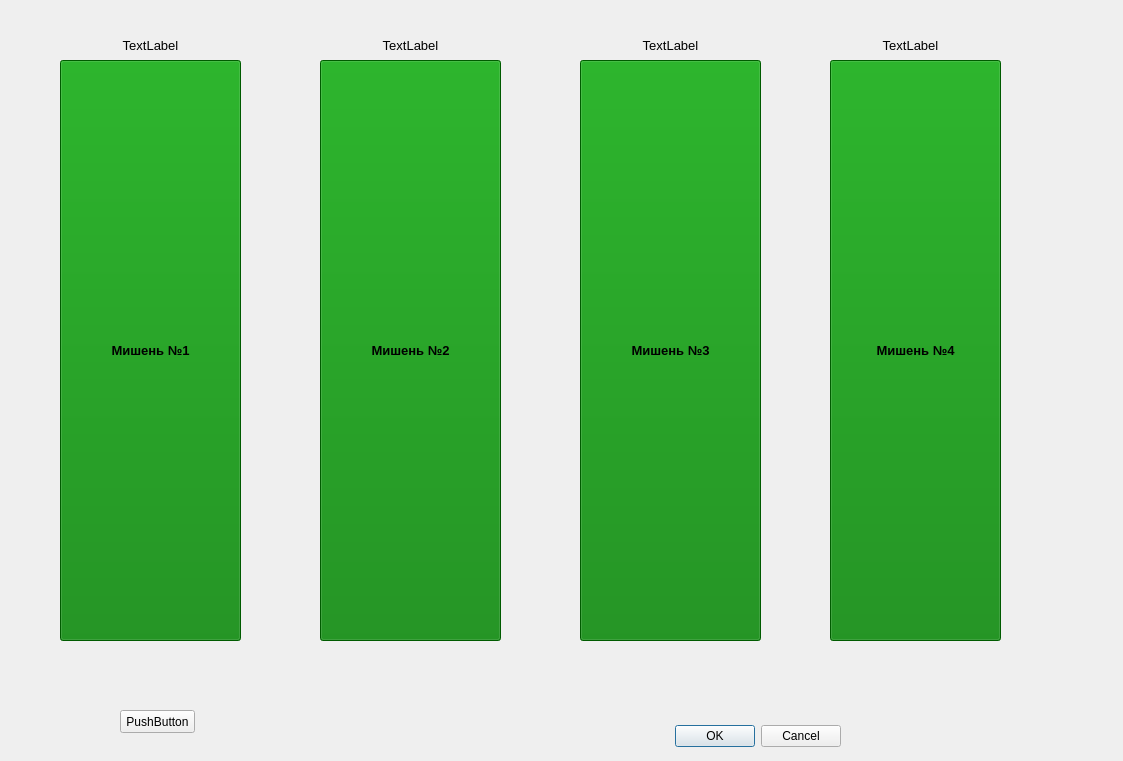
<?xml version="1.0" encoding="UTF-8"?>
<ui version="4.0">
 <class>TargetWindow</class>
 <widget class="QDialog" name="TargetWindow">
  <property name="geometry">
   <rect>
    <x>0</x>
    <y>0</y>
    <width>1123</width>
    <height>761</height>
   </rect>
  </property>
  <property name="windowTitle">
   <string>Состояние мишеней</string>
  </property>
  <widget class="QDialogButtonBox" name="buttonBox">
   <property name="geometry">
    <rect>
     <x>500</x>
     <y>720</y>
     <width>341</width>
     <height>32</height>
    </rect>
   </property>
   <property name="orientation">
    <enum>Qt::Horizontal</enum>
   </property>
   <property name="standardButtons">
    <set>QDialogButtonBox::Cancel|QDialogButtonBox::Ok</set>
   </property>
  </widget>
  <widget class="QPushButton" name="pushButton1">
   <property name="geometry">
    <rect>
     <x>60</x>
     <y>60</y>
     <width>181</width>
     <height>581</height>
    </rect>
   </property>
   <property name="palette">
    <palette>
     <active>
      <colorrole role="WindowText">
       <brush brushstyle="SolidPattern">
        <color alpha="255">
         <red>0</red>
         <green>85</green>
         <blue>255</blue>
        </color>
       </brush>
      </colorrole>
      <colorrole role="Button">
       <brush brushstyle="SolidPattern">
        <color alpha="255">
         <red>0</red>
         <green>128</green>
         <blue>0</blue>
        </color>
       </brush>
      </colorrole>
      <colorrole role="Light">
       <brush brushstyle="SolidPattern">
        <color alpha="255">
         <red>0</red>
         <green>255</green>
         <blue>0</blue>
        </color>
       </brush>
      </colorrole>
      <colorrole role="Midlight">
       <brush brushstyle="SolidPattern">
        <color alpha="255">
         <red>0</red>
         <green>212</green>
         <blue>0</blue>
        </color>
       </brush>
      </colorrole>
      <colorrole role="Dark">
       <brush brushstyle="SolidPattern">
        <color alpha="255">
         <red>0</red>
         <green>85</green>
         <blue>0</blue>
        </color>
       </brush>
      </colorrole>
      <colorrole role="Mid">
       <brush brushstyle="SolidPattern">
        <color alpha="255">
         <red>0</red>
         <green>113</green>
         <blue>0</blue>
        </color>
       </brush>
      </colorrole>
      <colorrole role="Text">
       <brush brushstyle="SolidPattern">
        <color alpha="255">
         <red>0</red>
         <green>0</green>
         <blue>0</blue>
        </color>
       </brush>
      </colorrole>
      <colorrole role="BrightText">
       <brush brushstyle="SolidPattern">
        <color alpha="255">
         <red>255</red>
         <green>255</green>
         <blue>255</blue>
        </color>
       </brush>
      </colorrole>
      <colorrole role="ButtonText">
       <brush brushstyle="SolidPattern">
        <color alpha="255">
         <red>0</red>
         <green>0</green>
         <blue>0</blue>
        </color>
       </brush>
      </colorrole>
      <colorrole role="Base">
       <brush brushstyle="SolidPattern">
        <color alpha="255">
         <red>0</red>
         <green>128</green>
         <blue>0</blue>
        </color>
       </brush>
      </colorrole>
      <colorrole role="Window">
       <brush brushstyle="SolidPattern">
        <color alpha="255">
         <red>0</red>
         <green>128</green>
         <blue>0</blue>
        </color>
       </brush>
      </colorrole>
      <colorrole role="Shadow">
       <brush brushstyle="SolidPattern">
        <color alpha="255">
         <red>0</red>
         <green>0</green>
         <blue>0</blue>
        </color>
       </brush>
      </colorrole>
      <colorrole role="AlternateBase">
       <brush brushstyle="SolidPattern">
        <color alpha="255">
         <red>127</red>
         <green>212</green>
         <blue>127</blue>
        </color>
       </brush>
      </colorrole>
      <colorrole role="ToolTipBase">
       <brush brushstyle="SolidPattern">
        <color alpha="255">
         <red>255</red>
         <green>255</green>
         <blue>220</blue>
        </color>
       </brush>
      </colorrole>
      <colorrole role="ToolTipText">
       <brush brushstyle="SolidPattern">
        <color alpha="255">
         <red>0</red>
         <green>0</green>
         <blue>0</blue>
        </color>
       </brush>
      </colorrole>
     </active>
     <inactive>
      <colorrole role="WindowText">
       <brush brushstyle="SolidPattern">
        <color alpha="255">
         <red>0</red>
         <green>85</green>
         <blue>255</blue>
        </color>
       </brush>
      </colorrole>
      <colorrole role="Button">
       <brush brushstyle="SolidPattern">
        <color alpha="255">
         <red>0</red>
         <green>128</green>
         <blue>0</blue>
        </color>
       </brush>
      </colorrole>
      <colorrole role="Light">
       <brush brushstyle="SolidPattern">
        <color alpha="255">
         <red>0</red>
         <green>255</green>
         <blue>0</blue>
        </color>
       </brush>
      </colorrole>
      <colorrole role="Midlight">
       <brush brushstyle="SolidPattern">
        <color alpha="255">
         <red>0</red>
         <green>212</green>
         <blue>0</blue>
        </color>
       </brush>
      </colorrole>
      <colorrole role="Dark">
       <brush brushstyle="SolidPattern">
        <color alpha="255">
         <red>0</red>
         <green>85</green>
         <blue>0</blue>
        </color>
       </brush>
      </colorrole>
      <colorrole role="Mid">
       <brush brushstyle="SolidPattern">
        <color alpha="255">
         <red>0</red>
         <green>113</green>
         <blue>0</blue>
        </color>
       </brush>
      </colorrole>
      <colorrole role="Text">
       <brush brushstyle="SolidPattern">
        <color alpha="255">
         <red>0</red>
         <green>0</green>
         <blue>0</blue>
        </color>
       </brush>
      </colorrole>
      <colorrole role="BrightText">
       <brush brushstyle="SolidPattern">
        <color alpha="255">
         <red>255</red>
         <green>255</green>
         <blue>255</blue>
        </color>
       </brush>
      </colorrole>
      <colorrole role="ButtonText">
       <brush brushstyle="SolidPattern">
        <color alpha="255">
         <red>0</red>
         <green>0</green>
         <blue>0</blue>
        </color>
       </brush>
      </colorrole>
      <colorrole role="Base">
       <brush brushstyle="SolidPattern">
        <color alpha="255">
         <red>0</red>
         <green>128</green>
         <blue>0</blue>
        </color>
       </brush>
      </colorrole>
      <colorrole role="Window">
       <brush brushstyle="SolidPattern">
        <color alpha="255">
         <red>0</red>
         <green>128</green>
         <blue>0</blue>
        </color>
       </brush>
      </colorrole>
      <colorrole role="Shadow">
       <brush brushstyle="SolidPattern">
        <color alpha="255">
         <red>0</red>
         <green>0</green>
         <blue>0</blue>
        </color>
       </brush>
      </colorrole>
      <colorrole role="AlternateBase">
       <brush brushstyle="SolidPattern">
        <color alpha="255">
         <red>127</red>
         <green>212</green>
         <blue>127</blue>
        </color>
       </brush>
      </colorrole>
      <colorrole role="ToolTipBase">
       <brush brushstyle="SolidPattern">
        <color alpha="255">
         <red>255</red>
         <green>255</green>
         <blue>220</blue>
        </color>
       </brush>
      </colorrole>
      <colorrole role="ToolTipText">
       <brush brushstyle="SolidPattern">
        <color alpha="255">
         <red>0</red>
         <green>0</green>
         <blue>0</blue>
        </color>
       </brush>
      </colorrole>
     </inactive>
     <disabled>
      <colorrole role="WindowText">
       <brush brushstyle="SolidPattern">
        <color alpha="255">
         <red>0</red>
         <green>85</green>
         <blue>0</blue>
        </color>
       </brush>
      </colorrole>
      <colorrole role="Button">
       <brush brushstyle="SolidPattern">
        <color alpha="255">
         <red>0</red>
         <green>128</green>
         <blue>0</blue>
        </color>
       </brush>
      </colorrole>
      <colorrole role="Light">
       <brush brushstyle="SolidPattern">
        <color alpha="255">
         <red>0</red>
         <green>255</green>
         <blue>0</blue>
        </color>
       </brush>
      </colorrole>
      <colorrole role="Midlight">
       <brush brushstyle="SolidPattern">
        <color alpha="255">
         <red>0</red>
         <green>212</green>
         <blue>0</blue>
        </color>
       </brush>
      </colorrole>
      <colorrole role="Dark">
       <brush brushstyle="SolidPattern">
        <color alpha="255">
         <red>0</red>
         <green>85</green>
         <blue>0</blue>
        </color>
       </brush>
      </colorrole>
      <colorrole role="Mid">
       <brush brushstyle="SolidPattern">
        <color alpha="255">
         <red>0</red>
         <green>113</green>
         <blue>0</blue>
        </color>
       </brush>
      </colorrole>
      <colorrole role="Text">
       <brush brushstyle="SolidPattern">
        <color alpha="255">
         <red>0</red>
         <green>85</green>
         <blue>0</blue>
        </color>
       </brush>
      </colorrole>
      <colorrole role="BrightText">
       <brush brushstyle="SolidPattern">
        <color alpha="255">
         <red>255</red>
         <green>255</green>
         <blue>255</blue>
        </color>
       </brush>
      </colorrole>
      <colorrole role="ButtonText">
       <brush brushstyle="SolidPattern">
        <color alpha="255">
         <red>0</red>
         <green>85</green>
         <blue>0</blue>
        </color>
       </brush>
      </colorrole>
      <colorrole role="Base">
       <brush brushstyle="SolidPattern">
        <color alpha="255">
         <red>0</red>
         <green>128</green>
         <blue>0</blue>
        </color>
       </brush>
      </colorrole>
      <colorrole role="Window">
       <brush brushstyle="SolidPattern">
        <color alpha="255">
         <red>0</red>
         <green>128</green>
         <blue>0</blue>
        </color>
       </brush>
      </colorrole>
      <colorrole role="Shadow">
       <brush brushstyle="SolidPattern">
        <color alpha="255">
         <red>0</red>
         <green>0</green>
         <blue>0</blue>
        </color>
       </brush>
      </colorrole>
      <colorrole role="AlternateBase">
       <brush brushstyle="SolidPattern">
        <color alpha="255">
         <red>0</red>
         <green>170</green>
         <blue>0</blue>
        </color>
       </brush>
      </colorrole>
      <colorrole role="ToolTipBase">
       <brush brushstyle="SolidPattern">
        <color alpha="255">
         <red>255</red>
         <green>255</green>
         <blue>220</blue>
        </color>
       </brush>
      </colorrole>
      <colorrole role="ToolTipText">
       <brush brushstyle="SolidPattern">
        <color alpha="255">
         <red>0</red>
         <green>0</green>
         <blue>0</blue>
        </color>
       </brush>
      </colorrole>
     </disabled>
    </palette>
   </property>
   <property name="font">
    <font>
     <pointsize>10</pointsize>
     <weight>75</weight>
     <bold>true</bold>
    </font>
   </property>
   <property name="styleSheet">
    <string notr="true">background-color: green;</string>
   </property>
   <property name="text">
    <string>Мишень №1</string>
   </property>
  </widget>
  <widget class="QPushButton" name="pushButton2">
   <property name="geometry">
    <rect>
     <x>320</x>
     <y>60</y>
     <width>181</width>
     <height>581</height>
    </rect>
   </property>
   <property name="font">
    <font>
     <pointsize>10</pointsize>
     <weight>75</weight>
     <bold>true</bold>
    </font>
   </property>
   <property name="styleSheet">
    <string notr="true">background-color: green;</string>
   </property>
   <property name="text">
    <string>Мишень №2</string>
   </property>
  </widget>
  <widget class="QPushButton" name="pushButton3">
   <property name="geometry">
    <rect>
     <x>580</x>
     <y>60</y>
     <width>181</width>
     <height>581</height>
    </rect>
   </property>
   <property name="font">
    <font>
     <pointsize>10</pointsize>
     <weight>75</weight>
     <bold>true</bold>
    </font>
   </property>
   <property name="styleSheet">
    <string notr="true">background-color: green;</string>
   </property>
   <property name="text">
    <string>Мишень №3</string>
   </property>
  </widget>
  <widget class="QPushButton" name="pushButton4">
   <property name="geometry">
    <rect>
     <x>830</x>
     <y>60</y>
     <width>171</width>
     <height>581</height>
    </rect>
   </property>
   <property name="font">
    <font>
     <pointsize>10</pointsize>
     <weight>75</weight>
     <bold>true</bold>
    </font>
   </property>
   <property name="styleSheet">
    <string notr="true">background-color: green;</string>
   </property>
   <property name="text">
    <string>Мишень №4</string>
   </property>
  </widget>
  <widget class="QPushButton" name="pushButtonAct">
   <property name="geometry">
    <rect>
     <x>120</x>
     <y>710</y>
     <width>75</width>
     <height>23</height>
    </rect>
   </property>
   <property name="text">
    <string>PushButton</string>
   </property>
  </widget>
  <widget class="QLabel" name="label1">
   <property name="geometry">
    <rect>
     <x>60</x>
     <y>30</y>
     <width>181</width>
     <height>31</height>
    </rect>
   </property>
   <property name="font">
    <font>
     <pointsize>10</pointsize>
    </font>
   </property>
   <property name="text">
    <string>TextLabel</string>
   </property>
   <property name="alignment">
    <set>Qt::AlignCenter</set>
   </property>
  </widget>
  <widget class="QLabel" name="label2">
   <property name="geometry">
    <rect>
     <x>320</x>
     <y>30</y>
     <width>181</width>
     <height>31</height>
    </rect>
   </property>
   <property name="font">
    <font>
     <pointsize>10</pointsize>
    </font>
   </property>
   <property name="text">
    <string>TextLabel</string>
   </property>
   <property name="alignment">
    <set>Qt::AlignCenter</set>
   </property>
  </widget>
  <widget class="QLabel" name="label3">
   <property name="geometry">
    <rect>
     <x>580</x>
     <y>30</y>
     <width>181</width>
     <height>31</height>
    </rect>
   </property>
   <property name="font">
    <font>
     <pointsize>10</pointsize>
    </font>
   </property>
   <property name="text">
    <string>TextLabel</string>
   </property>
   <property name="alignment">
    <set>Qt::AlignCenter</set>
   </property>
  </widget>
  <widget class="QLabel" name="label4">
   <property name="geometry">
    <rect>
     <x>830</x>
     <y>30</y>
     <width>161</width>
     <height>31</height>
    </rect>
   </property>
   <property name="font">
    <font>
     <pointsize>10</pointsize>
    </font>
   </property>
   <property name="text">
    <string>TextLabel</string>
   </property>
   <property name="alignment">
    <set>Qt::AlignCenter</set>
   </property>
  </widget>
 </widget>
 <resources/>
 <connections>
  <connection>
   <sender>buttonBox</sender>
   <signal>accepted()</signal>
   <receiver>TargetWindow</receiver>
   <slot>accept()</slot>
   <hints>
    <hint type="sourcelabel">
     <x>248</x>
     <y>254</y>
    </hint>
    <hint type="destinationlabel">
     <x>157</x>
     <y>274</y>
    </hint>
   </hints>
  </connection>
  <connection>
   <sender>buttonBox</sender>
   <signal>rejected()</signal>
   <receiver>TargetWindow</receiver>
   <slot>reject()</slot>
   <hints>
    <hint type="sourcelabel">
     <x>316</x>
     <y>260</y>
    </hint>
    <hint type="destinationlabel">
     <x>286</x>
     <y>274</y>
    </hint>
   </hints>
  </connection>
 </connections>
</ui>
